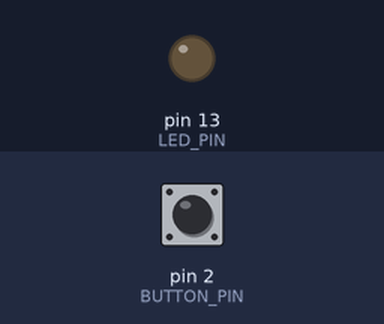
Bench run of a sketch on a simulated Arduino Uno, built with avr-gcc and run on an emulated ATmega328P. Parts: output pins drawn as LEDs (lit = HIGH). The inputs (shaded band) are chosen by the test bench; at power-on: pin 2 (BUTTON_PIN) HIGH.

Above: at 1.2 s.
1.3 s: pin 2 (BUTTON_PIN) pulled LOW for 0.15 s
At 2.5 s:
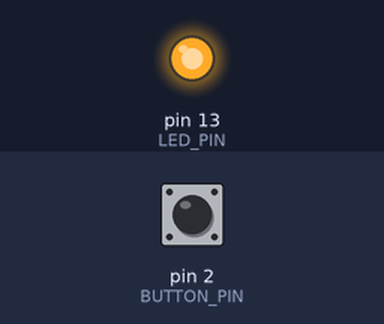
2.9 s: pin 2 (BUTTON_PIN) pulled LOW for 1 s
At 3.9 s:
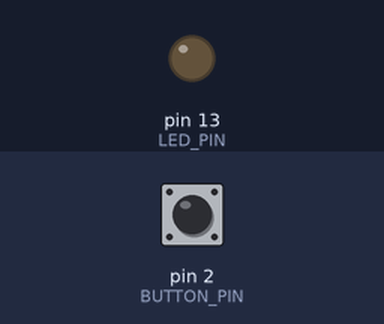
5.4 s: pin 2 (BUTTON_PIN) pulled LOW for 3.2 s
At 5.8 s:
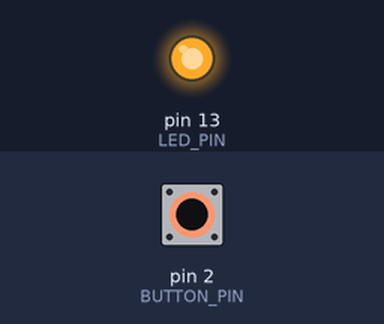
Timing chart, 0 to 8.4 s (numbered marks = the images above; inputs shaded):
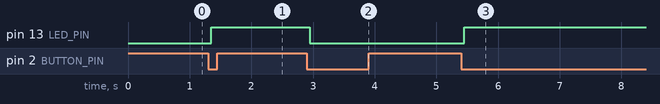

The sketch:

debouncing_circuit_with_led1.ino
```cpp
#define BUTTON_PIN 2        // GPIO pin connected to the button
#define LED_PIN 13          // GPIO pin connected to the LED
#define DEBOUNCE_TIME 50    // Debounce time in milliseconds

int buttonState = HIGH;     // Current stable button state
int lastButtonState = HIGH; // Previous reading
unsigned long lastDebounceTime = 0; // Timestamp of the last state change

void setup() {
    pinMode(BUTTON_PIN, INPUT_PULLUP); // Use internal pull-up resistor
    pinMode(LED_PIN, OUTPUT);
}

void loop() {
    int reading = digitalRead(BUTTON_PIN); // Read the current state of the button

    // If the reading changed, reset the debounce timer
    if (reading != lastButtonState) {
        lastDebounceTime = millis();
    }

    // If enough time has passed, consider the reading stable
    if ((millis() - lastDebounceTime) > DEBOUNCE_TIME) {
        if (reading != buttonState) {
            buttonState = reading;

            // Button press confirmed (LOW because of pull-up)
            if (buttonState == LOW) {
                handleButtonPress();
            }
        }
    }

    lastButtonState = reading; // Save the reading for next loop
}

void handleButtonPress() {
    // Toggle the LED
    digitalWrite(LED_PIN, !digitalRead(LED_PIN));
}
```

Measured:
- after the input at 1.3 s, pin 13 (LED_PIN): LOW → HIGH after 0.05 s
- after the input at 2.9 s, pin 13 (LED_PIN): HIGH → LOW after 0.05 s
- after the input at 5.4 s, pin 13 (LED_PIN): LOW → HIGH after 0.05 s
